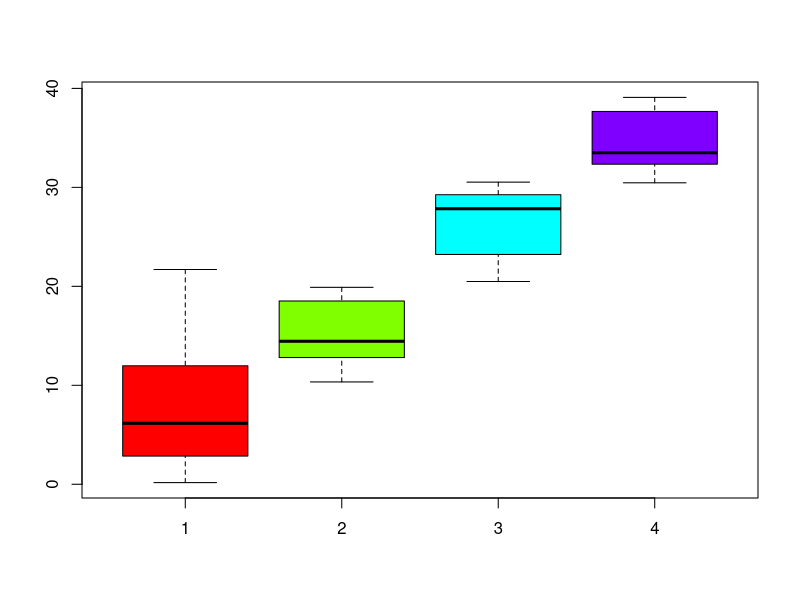

The R source for this figure:
# Zwerykowa¢ hipotez¦ o równo±ci wariancji pewnej cechy X w czterech populacjach
# H0 : σ2 1 = σ2 2 = σ2 3 = σ2 4 ,
# wobec H1 :∼ H0, na podstawie poni»szych próbek
# y1=c(5.08,20.6,6.16,0.17,10.17, 3.27,2.43,5.86, 1.09, 13.35, 2.34, 10.25,17.32,10.6,21.7)
# y2=c(10.52,19.9,10.34,18.84,15.03,13.32, 13.32, 18.34, 10.8, 14.3,13.91,12.29,15.7,14.6,18.96, 18.7)
# y3=c(21.04, 25.47, 20.49, 27.61, 28.68, 23.13, 23.45, 29.98, 28.76, 30.52, 28.073, 29.26, 23.22, 30.53)
# y4=c(34.81, 36.89, 32.53, 32.81, 37.67, 33.18, 33.83, 37.83, 39.09, 30.46, 38.87, 30.66, 31.45, 30.53, 38.41,
# 32.34, 32.83, 35.01)


y1 <- c(5.08,20.6,6.16,0.17,10.17, 3.27,2.43,5.86, 1.09, 13.35, 2.34, 10.25,17.32,10.6,21.7)
y2 <- c(10.52,19.9,10.34,18.84,15.03,13.32, 13.32, 18.34, 10.8, 14.3,13.91,12.29,15.7,14.6,18.96, 18.7)
y3 <- c(21.04, 25.47, 20.49, 27.61, 28.68, 23.13, 23.45, 29.98, 28.76, 30.52, 28.073, 29.26, 23.22, 30.53)
y4 <- c(34.81, 36.89, 32.53, 32.81, 37.67, 33.18, 33.83, 37.83, 39.09, 30.46, 38.87, 30.66, 31.45, 30.53, 38.41,
32.34, 32.83, 35.01)

# test normalności
lapply(list(y1, y2, y3, y4), shapiro.test)
# wszystkie próbki pochodzą z rozkładu normalnego

lapply(list(y1, y2, y3, y4), var)
boxplot(list(y1, y2, y3, y4), col = rainbow(4))

# H0: wariancje są równe
# H1: ~H0
bartlett.test(list(y1, y2, y3, y4))
# p-val < 0.05 : odrzucamy H0, wariancje nie są równe

# NOTE:
# bartlett.test
# porównanie wielu wariancji
